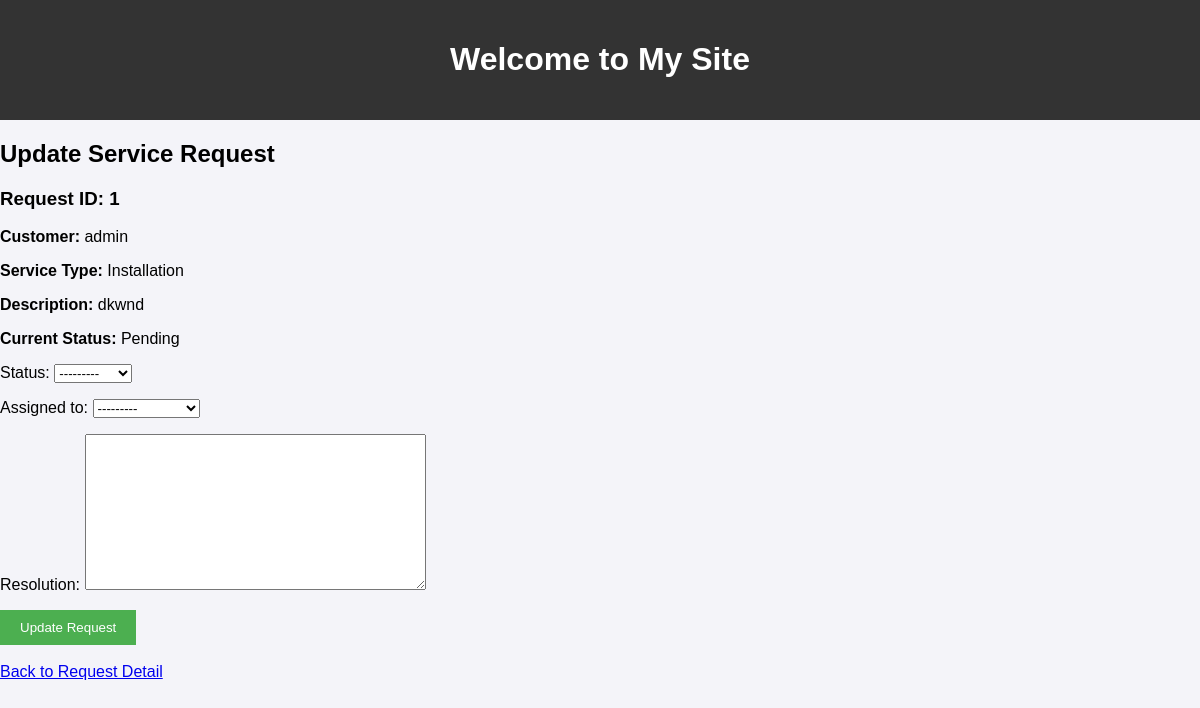
/service/update_service_request/1/ (signed in), run on the app's committed database.
### customer_service/models.py (models this page shows, shortened)
class ServiceRequest(models.Model):
    customer = models.ForeignKey(User, on_delete=models.CASCADE)
    service_type = models.CharField(max_length=100)
    description = models.TextField()
    file_attachment = models.FileField(upload_to='service_requests/', null=True, blank=True)
    status = models.CharField(max_length=50, choices=[('open', 'Open'), ('resolved', 'Resolved')])
    assigned_to = models.ForeignKey(User, on_delete=models.SET_NULL, null=True, blank=True, related_name="assigned_requests")
    resolution = models.TextField(null=True, blank=True)
    created_at = models.DateTimeField(auto_now_add=True)
    updated_at = models.DateTimeField(auto_now=True)

### customer_service/views.py (the view)
# urls.py: path('update_service_request/<int:request_id>/', views.update_service_request, name='update_service_request'),  # Update service request
@login_required
def update_service_request(request, request_id):
    try:
        service_request = ServiceRequest.objects.get(id=request_id)
    except ServiceRequest.DoesNotExist:
        messages.error(request, 'Service request not found.')
        return redirect('service_requests')
    if not request.user.is_staff:
        messages.error(request, 'You do not have permission to update this request.')
        return redirect('service_requests')
    if request.method == 'POST':
        form = ServiceRequestUpdateForm(request.POST, instance=service_request)
        if form.is_valid():
            form.save()
            messages.success(request, 'Service request status updated successfully!')
            return redirect('service_request_detail', request_id=request_id)
        else:
            messages.error(request, 'There was an error updating the service request.')
    else:
        form = ServiceRequestUpdateForm(instance=service_request)
    return render(request, 'customer_service/update_service_request.html', {'form': form, 'service_request': service_request})

### customer_service/forms.py (shortened to what this page needs)
class ServiceRequestUpdateForm(forms.ModelForm):
    class Meta:
        model = ServiceRequest
        fields = ['status', 'assigned_to', 'resolution']

### customer_service/templates/customer_service/update_service_request.html (shortened to what this page needs)
{% extends 'base_generic.html' %}
{% block content %}
  <h2>Update Service Request</h2>
  <h3>Request ID: {{ service_request.id }}</h3>
  <p><strong>Customer:</strong> {{ service_request.customer.username }}</p>
  <p><strong>Service Type:</strong> {{ service_request.service_type }}</p>
  <p><strong>Description:</strong> {{ service_request.description }}</p>
  <p><strong>Current Status:</strong> {{ service_request.status }}</p>
  <form method="post">
    {{ form.as_p }}
    <button type="submit" class="btn btn-primary">Update Request</button>
  </form>
  <br>
  <a href="{% url 'service_request_detail' service_request.id %}">Back to Request Detail</a>
{% endblock %}

### static/styles.css (style rules this page uses)
body { font-family: Arial, sans-serif; background-color: #f4f4f9; margin: 0; padding: 0; }
.btn { background-color: #4CAF50; color: white; padding: 10px 20px; border: none; cursor: pointer; }

### data on the page
ServiceRequest: id "1", customer.username "admin", service_type "Installation", description "dkwnd", status "Pending", status "---------", assigned_to "---------"
